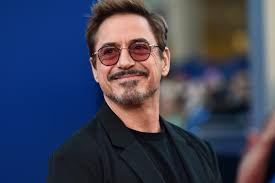
#> input picture HumanDetection/images/download (1).jpeg, 275 x 183 px, given in place of videoplayback.mp4, which was not available
$ python face_recog.py
#> lines starting #> are read from the running program, lines starting #| are printed output that depends on the picture; after the words box and inside, x2 and y2 are one past the last pixel; in counts of white or black regions, pixels touching at a corner belong together; pictures that were not available may be replaced by others from this repository, and a replacement may not be noted
import os
import cv2
import numpy as np

##########
video = cv2.VideoCapture('videoplayback.mp4')

face_cascade = cv2.CascadeClassifier('haarcascade_files/haarcascade_frontalface_alt2.xml')
profile_cascade = cv2.CascadeClassifier('haarcascade_files/haarcascade_profileface.xml')
fullbody_cascade = cv2.CascadeClassifier('haarcascade_files/haarcascade_fullbody.xml')
upperbody_cascade = cv2.CascadeClassifier('haarcascade_files/haarcascade_upperbody.xml')
lowerbody_cascade = cv2.CascadeClassifier('haarcascade_files/haarcascade_lowerbody.xml')
smile_cascade = cv2.CascadeClassifier('haarcascade_files/haarcascade_smile.xml')
eye_cascade = cv2.CascadeClassifier('haarcascade_files/haarcascade_eye.xml')

# [5 lines of commented-out code are left out]

while True:
# [6 lines of commented-out code are left out]
    rate, frame = video.read()
#> frame is the input picture: shape (183, 275, 3); mean B, G, R 88.7, 66.3, 61.4

    Y, X, Z = frame.shape
#> Y = 183; X = 275; Z = 3
    frame = cv2.resize(frame, (100, 100))
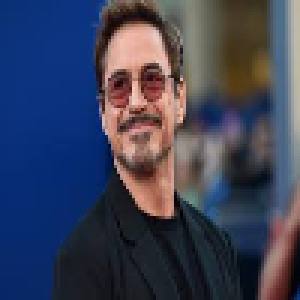
#> frame: shape (100, 100, 3) (shown 3 times larger); mean B, G, R 88.6, 66.3, 61.3
    gray = cv2.cvtColor(frame, cv2.COLOR_BGR2GRAY)
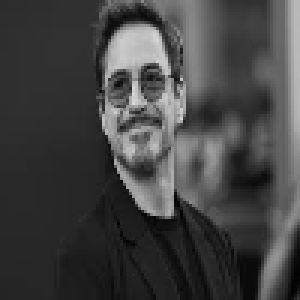
#> gray: shape (100, 100) (shown 3 times larger); min 1, max 216, mean 67.3
    faces = face_cascade.detectMultiScale(gray, 1.3, 1)
#> faces = [[25, 12, 41, 41]]
    profiles = profile_cascade.detectMultiScale(gray, 1.3, 1)
#> profiles = ()
    fullbodies = fullbody_cascade.detectMultiScale(gray, 1.1, 1)
#> fullbodies = ()
    upperbodies = upperbody_cascade.detectMultiScale(gray, 1.4, 1)
#> upperbodies = ()
    lowerbodies = lowerbody_cascade.detectMultiScale(gray, 1.5, 1)
#> lowerbodies = ()

    for x, y, w, h in faces:
        cv2.rectangle(frame, (x, y), (x+w, y+h), [255, 0, 0], 2)
        roi_gray = gray[y:y+h, x:x+w]
        eyes = eye_cascade.detectMultiScale(roi_gray, w*h/100, 1)
        smiles = smile_cascade.detectMultiScale(roi_gray, w*h/100, 1)
        for xx, yy, ww, hh in eyes:
            if yy <= h/2+y+(h*30/100):
                cv2.rectangle(frame, (x+xx, y+yy), (x+xx+ww, y+yy+hh), [123, 123, 22], 2)
        for xx, yy, ww, hh in smiles:
            if yy >= h/2+y-(h*20/100):
                cv2.rectangle(frame, (x+xx, y+yy), (x+xx+ww, y+yy+hh), [10, 23, 19], 2)
                break
#> this loop made 1 pass
#> pass 1, `roi_gray = gray[y:y+h, x:x+w]`:
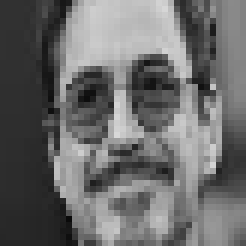
#> roi_gray: shape (41, 41) (shown 6 times larger); min 10, max 216, mean 106.9
#> after the loop:
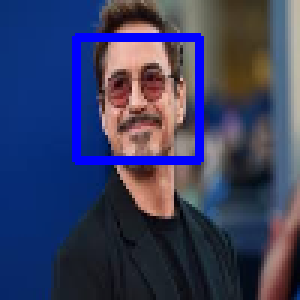
#> frame: shape (100, 100, 3) (shown 3 times larger); 4.88% of pixels changed, all inside (x1, y1, x2, y2) = (24, 11, 68, 55)
    for x, y, w, h in profiles:
        cv2.rectangle(frame, (x, y), (x+w, y+h), [0, 255, 0], 2)
        roi_gray = gray[y:y+h, x:x+w]
        eyes = eye_cascade.detectMultiScale(roi_gray, w*h/100, 1)
        smiles = smile_cascade.detectMultiScale(roi_gray, w*h/100, 1)
        for xx, yy, ww, hh in eyes:
            if yy <= h/2+y+(h*30/100):
                cv2.rectangle(frame, (x+xx, y+yy), (x+xx+ww, y+yy+hh), [12, 223, 22], 2)
        for xx, yy, ww, hh in smiles:
            if yy >= h/2+y-(h*20/100):
                cv2.rectangle(frame, (x+xx, y+yy), (x+xx+ww, y+yy+hh), [212, 23, 99], 2)
                break
#> this loop made 0 passes
    for x, y, w, h in fullbodies:
        cv2.rectangle(frame, (x, y), (x+w, y+h), [0, 0, 255], 2)
    for x, y, w, h in upperbodies:
        cv2.rectangle(frame, (x, y), (x+w, y+h), [255, 255, 0], 2)
    for x, y, w, h in lowerbodies:
        cv2.rectangle(frame, (x, y), (x+w, y+h), [0, 255, 255], 2)
    cv2.imshow('output', frame)
    if cv2.waitKey(10) & 0xFF == ord('q'):
#> (key q is pressed here)
        break

#video.release()
cv2.destroyAllWindows()
